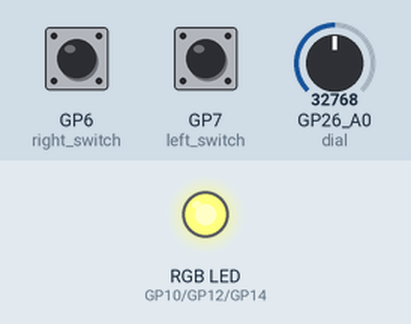
Recording of a program running on a simulated Raspberry Pi Pico running CircuitPython. On the bench: an RGB LED mixed from three pins (HIGH = lit). Inputs (shaded band) come from the test bench; at power-on: GP26_A0 (dial) = 32768, GP6 (right_switch) HIGH, GP7 (left_switch) HIGH (analog values on the 0–65535 scale). Dim RGB values are drawn brighter than linear.

Above: at 1.2 s.
1.3 s: GP26_A0 (dial) set to 19660
At 1.7 s:
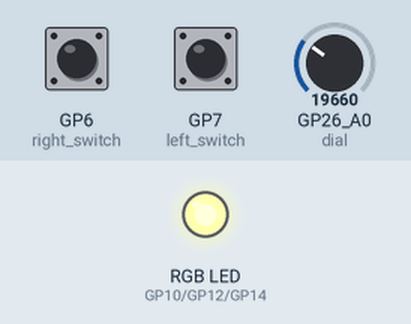
2.8 s: GP6 (right_switch) pulled LOW for 0.15 s
At 4.0 s:
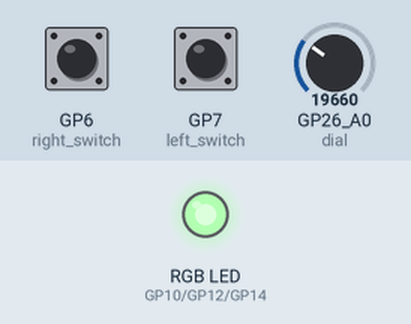
4.4 s: GP7 (left_switch) pulled LOW for 0.15 s
At 5.4 s:
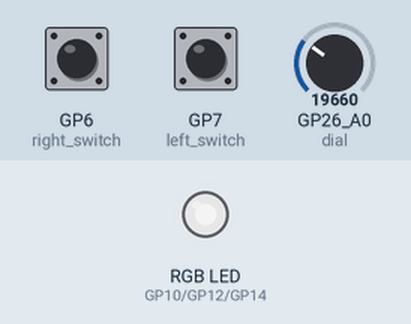
6.0 s: GP26_A0 (dial) set to 7864
At 6.7 s:
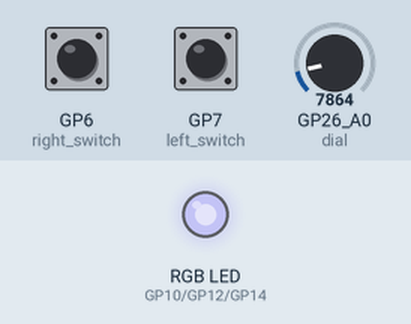
7.5 s: GP6 (right_switch) pulled LOW for 1 s
At 7.9 s:
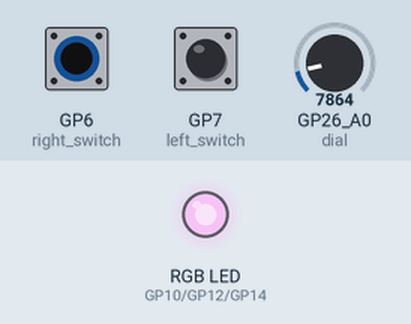
10.0 s: GP7 (left_switch) pulled LOW for 1 s
At 11.2 s:
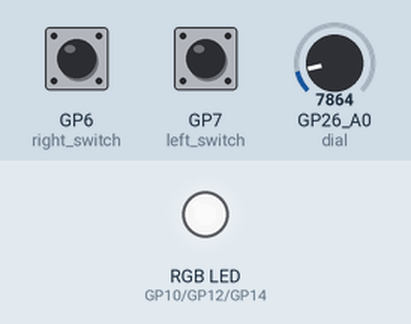
Timing chart, 0 to 13.0 s (numbered marks = the images above; inputs shaded):
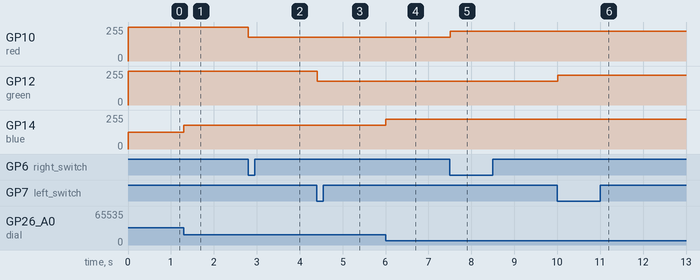

The program:

rgb-led.py
```python
import board
import digitalio
import analogio
import time
import pwmio

MAX = 65534
MIN = 0

left_switch = digitalio.DigitalInOut(board.GP7)
left_switch.switch_to_input(pull=digitalio.Pull.UP)
right_switch = digitalio.DigitalInOut(board.GP6)
right_switch.switch_to_input(pull=digitalio.Pull.UP)
dial = analogio.AnalogIn(board.GP26_A0)

red = pwmio.PWMOut(board.GP10, duty_cycle = MAX)
green = pwmio.PWMOut(board.GP12, duty_cycle = MAX)
blue = pwmio.PWMOut(board.GP14, duty_cycle = MAX)

while True:
    target = None
    if left_switch.value and right_switch.value:
        target = blue
    elif left_switch.value:
        target = red
    elif right_switch.value:
        target = green

    if target is not None:
        dial_value = round((dial.value - MIN) / (MAX - MIN), 2)
        if dial_value < 0.02:
            dial_value = 0
        target.duty_cycle = round((1.0 - dial_value) * (MAX))
    time.sleep(0.1)
```

Measured:
- after the input at 1.3 s, GP14 (blue): 127/255 → 178/255 at once
- after the input at 2.8 s, GP10 (red): 255/255 → 178/255 at once
- after the input at 4.4 s, GP12 (green): 255/255 → 178/255 at once
- after the input at 6.0 s, GP14 (blue): 178/255 → 224/255 at once
- after the input at 7.5 s, GP10 (red): 178/255 → 224/255 at once
- after the input at 10.0 s, GP12 (green): 178/255 → 224/255 at once
